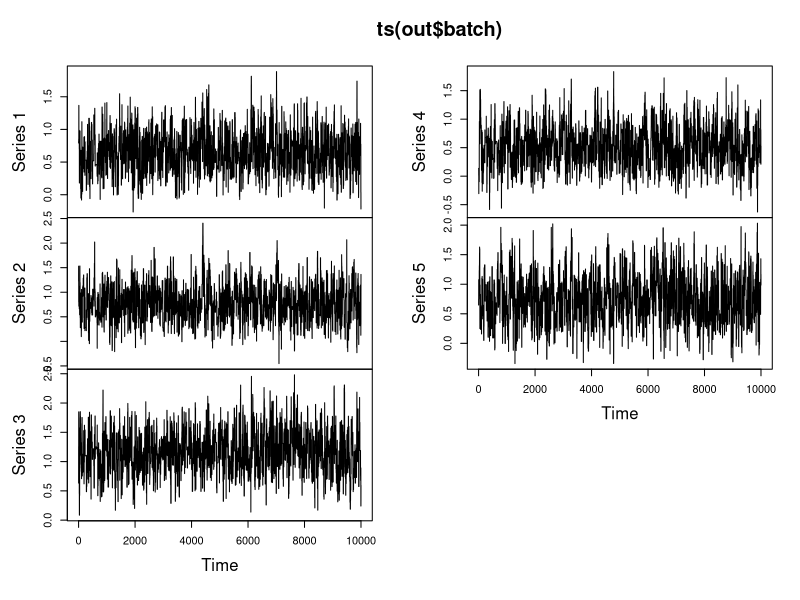
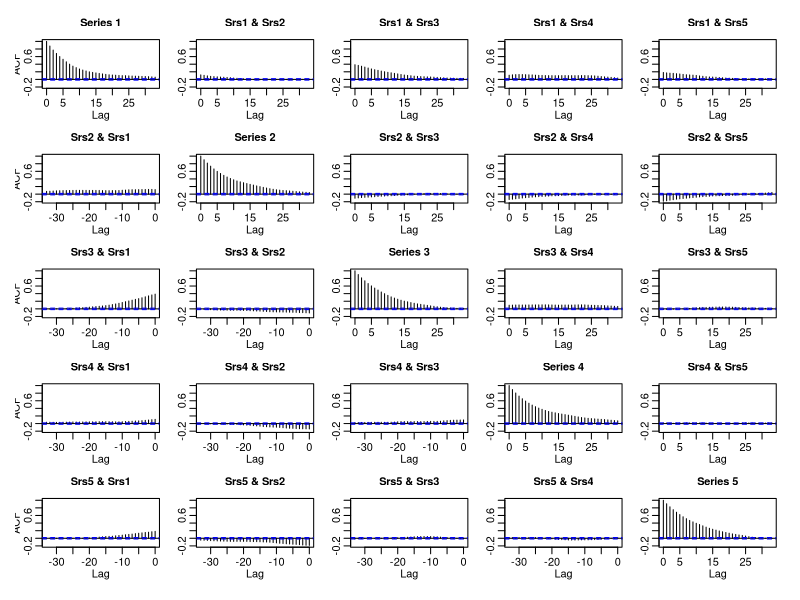

Reproduce these figures in R, in order.
library(mcmc)
data(logit)
out <- glm(y~x1+x2+x3+x4, data=logit,family=binomial(),x=T)
summary(out)


x <- out$x
y <- out$y
lupost <- function(beta, x, y) {
  eta <- as.numeric(x %*% beta)
  logp <- ifelse(eta < 0, eta - log1p(exp(eta)), -log1p(exp(-eta)))
  logq <- ifelse(eta < 0, -log1p(exp(eta)), -eta - log1p(exp(-eta)))
  logl <- sum(logp[y == 1]) + sum(logq[y == 0])
  return(logl - sum(beta^2)/8)
}

set.seed(42)
beta.init <- as.numeric(coefficients(out))
out <- metrop(lupost, beta.init, 1000, x = x, y = y)
names(out)

out <- metrop(out, scale = 0.1, x = x, y = y)
out$accept

out <- metrop(out, scale = 0.3, x = x, y = y)
out$accept

out <- metrop(out, scale = 0.5, x = x, y = y)
out$accept

out <- metrop(out, scale = 0.4, x = x, y = y)
out$accept

out <- metrop(out, nbatch = 10000, x = x, y = y)
out$accept

out$time

plot(ts(out$batch))

acf(out$batch)

out <- metrop(out, nbatch = 100, blen = 100, outfun = function(z, ...) c(z, z^2), x = x, y = y)
out$accept

out$time

nrow(out$batch)

out$batch[1, ]

apply(out$batch, 2, mean)

foo <- apply(out$batch, 2, mean)
mu <- foo[1:5]
sigmasq <- foo[6:10] - mu^2
mu

mu.muce <- apply(out$batch[, 1:5], 2, sd)/sqrt(out$nbatch)
mu.muce

u <- out$batch[, 1:5]
v <- out$batch[, 6:10]
ubar <- apply(u, 2, mean)
vbar <- apply(v, 2, mean)
deltau <- sweep(u, 2, ubar)
deltav <- sweep(v, 2, vbar)
foo <- sweep(deltau, 2, ubar, "*")
sigmasq.mcse <- sqrt(apply((deltav - 2 * foo)^2, 2, mean)/out$nbatch)
sigmasq.mcse

sigma <- sqrt(sigmasq)
sigma.mcse <- sigmasq.mcse/(2 * sigma)
sigma.mcse

out <- metrop(out, nbatch = 500, blen = 400, x = x, y = y)
out$accept

out$time

foo <- apply(out$batch, 2, mean)
mu <- foo[1:5]
sigmasq <- foo[6:10] - mu^2
mu

mu.muce <- apply(out$batch[, 1:5], 2, sd)/sqrt(out$nbatch)
mu.muce


u <- out$batch[, 1:5]
v <- out$batch[, 6:10]
ubar <- apply(u, 2, mean)
vbar <- apply(v, 2, mean)
deltau <- sweep(u, 2, ubar)
deltav <- sweep(v, 2, vbar)
foo <- sweep(deltau, 2, ubar, "*")
sigmasq.mcse <- sqrt(apply((deltav - 2 * foo)^2, 2, mean)/out$nbatch)
sigmasq.mcse

sigma <- sqrt(sigmasq)
sigma.mcse <- sigmasq.mcse/(2 * sigma)
sigma.mcse

library(xtable)
data1 <- rbind(mu, mu.muce)
colnames(data1) <- c("constant", "x1", "x2", "x3", "x4")
rownames(data1) <- c("estimate", "MCSE")
data1.table <- xtable(data1, digits = 5)
print(data1.table, type = "html")

data2 <- rbind(sigmasq, sigmasq.mcse)
colnames(data2) <- c("constant", "x1", "x2", "x3", "x4")
rownames(data2) <- c("estimate", "MCSE")
data2.table <- xtable(data2, digits = 5)
print(data2.table, type = "html")

data3 <- rbind(sigma, sigma.mcse)
colnames(data3) <- c("constant", "x1", "x2", "x3", "x4")
rownames(data3) <- c("estimate", "MCSE")
data3.table <- xtable(data3, digits = 5)
print(data3.table, type = "html")
